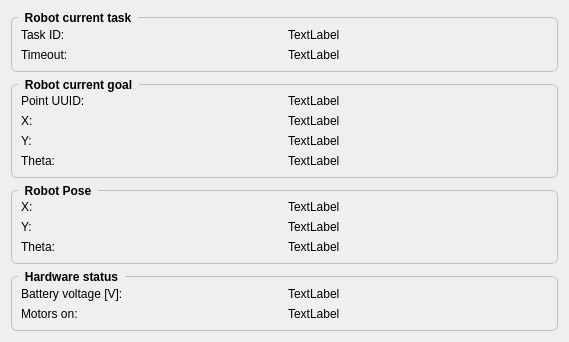
<?xml version="1.0" encoding="UTF-8"?>
<ui version="4.0">
 <class>ClientMonitorWidget</class>
 <widget class="QWidget" name="ClientMonitorWidget">
  <property name="geometry">
   <rect>
    <x>0</x>
    <y>0</y>
    <width>569</width>
    <height>342</height>
   </rect>
  </property>
  <property name="windowTitle">
   <string>Form</string>
  </property>
  <layout class="QVBoxLayout" name="verticalLayout">
   <item>
    <widget class="QGroupBox" name="groupBox_4">
     <property name="styleSheet">
      <string notr="true">QGroupBox {
    font: bold;
    border: 1px solid silver;
    border-radius: 6px;
    margin-top: 6px;
}

QGroupBox::title {
    subcontrol-origin: margin;
    left: 7px;
    padding: 0px 5px 0px 5px;
}</string>
     </property>
     <property name="title">
      <string>Robot current task</string>
     </property>
     <layout class="QVBoxLayout" name="verticalLayout_5">
      <item>
       <layout class="QGridLayout" name="gridLayout_5">
        <item row="1" column="0">
         <widget class="QLabel" name="label_10">
          <property name="text">
           <string>Timeout:</string>
          </property>
         </widget>
        </item>
        <item row="1" column="1">
         <widget class="QLabel" name="taskTimeout">
          <property name="text">
           <string>TextLabel</string>
          </property>
         </widget>
        </item>
        <item row="0" column="0">
         <widget class="QLabel" name="label_14">
          <property name="text">
           <string>Task ID:</string>
          </property>
         </widget>
        </item>
        <item row="0" column="1">
         <widget class="QLabel" name="taskId">
          <property name="text">
           <string>TextLabel</string>
          </property>
         </widget>
        </item>
       </layout>
      </item>
     </layout>
    </widget>
   </item>
   <item>
    <widget class="QGroupBox" name="groupBox_2">
     <property name="styleSheet">
      <string notr="true">QGroupBox {
    font: bold;
    border: 1px solid silver;
    border-radius: 6px;
    margin-top: 6px;
}

QGroupBox::title {
    subcontrol-origin: margin;
    left: 7px;
    padding: 0px 5px 0px 5px;
}</string>
     </property>
     <property name="title">
      <string>Robot current goal</string>
     </property>
     <layout class="QVBoxLayout" name="verticalLayout_3">
      <item>
       <layout class="QGridLayout" name="gridLayout_3">
        <item row="3" column="1">
         <widget class="QLabel" name="goalTheta">
          <property name="text">
           <string>TextLabel</string>
          </property>
         </widget>
        </item>
        <item row="1" column="0">
         <widget class="QLabel" name="label_3">
          <property name="text">
           <string>X:</string>
          </property>
         </widget>
        </item>
        <item row="3" column="0">
         <widget class="QLabel" name="label_7">
          <property name="text">
           <string>Theta:</string>
          </property>
         </widget>
        </item>
        <item row="2" column="0">
         <widget class="QLabel" name="label_5">
          <property name="text">
           <string>Y:</string>
          </property>
         </widget>
        </item>
        <item row="2" column="1">
         <widget class="QLabel" name="goalY">
          <property name="text">
           <string>TextLabel</string>
          </property>
         </widget>
        </item>
        <item row="1" column="1">
         <widget class="QLabel" name="goalX">
          <property name="text">
           <string>TextLabel</string>
          </property>
         </widget>
        </item>
        <item row="0" column="0">
         <widget class="QLabel" name="label_8">
          <property name="text">
           <string>Point UUID:</string>
          </property>
         </widget>
        </item>
        <item row="0" column="1">
         <widget class="QLabel" name="goalUuid">
          <property name="text">
           <string>TextLabel</string>
          </property>
         </widget>
        </item>
       </layout>
      </item>
     </layout>
    </widget>
   </item>
   <item>
    <widget class="QGroupBox" name="groupBox">
     <property name="styleSheet">
      <string notr="true">QGroupBox {
    font: bold;
    border: 1px solid silver;
    border-radius: 6px;
    margin-top: 6px;
}

QGroupBox::title {
    subcontrol-origin: margin;
    left: 7px;
    padding: 0px 5px 0px 5px;
}</string>
     </property>
     <property name="title">
      <string>Robot Pose</string>
     </property>
     <layout class="QVBoxLayout" name="verticalLayout_2">
      <item>
       <layout class="QGridLayout" name="gridLayout_2">
        <item row="2" column="1">
         <widget class="QLabel" name="poseTheta">
          <property name="text">
           <string>TextLabel</string>
          </property>
         </widget>
        </item>
        <item row="0" column="0">
         <widget class="QLabel" name="label_2">
          <property name="text">
           <string>X:</string>
          </property>
         </widget>
        </item>
        <item row="1" column="1">
         <widget class="QLabel" name="poseY">
          <property name="text">
           <string>TextLabel</string>
          </property>
         </widget>
        </item>
        <item row="2" column="0">
         <widget class="QLabel" name="label_6">
          <property name="text">
           <string>Theta:</string>
          </property>
         </widget>
        </item>
        <item row="1" column="0">
         <widget class="QLabel" name="label_4">
          <property name="text">
           <string>Y:</string>
          </property>
         </widget>
        </item>
        <item row="0" column="1">
         <widget class="QLabel" name="poseX">
          <property name="text">
           <string>TextLabel</string>
          </property>
         </widget>
        </item>
       </layout>
      </item>
     </layout>
    </widget>
   </item>
   <item>
    <widget class="QGroupBox" name="groupBox_3">
     <property name="styleSheet">
      <string notr="true">QGroupBox {
    font: bold;
    border: 1px solid silver;
    border-radius: 6px;
    margin-top: 6px;
}

QGroupBox::title {
    subcontrol-origin: margin;
    left: 7px;
    padding: 0px 5px 0px 5px;
}</string>
     </property>
     <property name="title">
      <string>Hardware status</string>
     </property>
     <layout class="QVBoxLayout" name="verticalLayout_4">
      <item>
       <layout class="QGridLayout" name="gridLayout_4">
        <item row="1" column="0">
         <widget class="QLabel" name="label_9">
          <property name="text">
           <string>Motors on:</string>
          </property>
         </widget>
        </item>
        <item row="0" column="0">
         <widget class="QLabel" name="label_12">
          <property name="text">
           <string>Battery voltage [V]:</string>
          </property>
         </widget>
        </item>
        <item row="1" column="1">
         <widget class="QLabel" name="motorsOn">
          <property name="text">
           <string>TextLabel</string>
          </property>
         </widget>
        </item>
        <item row="0" column="1">
         <widget class="QLabel" name="batteryVoltage">
          <property name="text">
           <string>TextLabel</string>
          </property>
         </widget>
        </item>
       </layout>
      </item>
     </layout>
    </widget>
   </item>
  </layout>
 </widget>
 <resources/>
 <connections/>
</ui>
